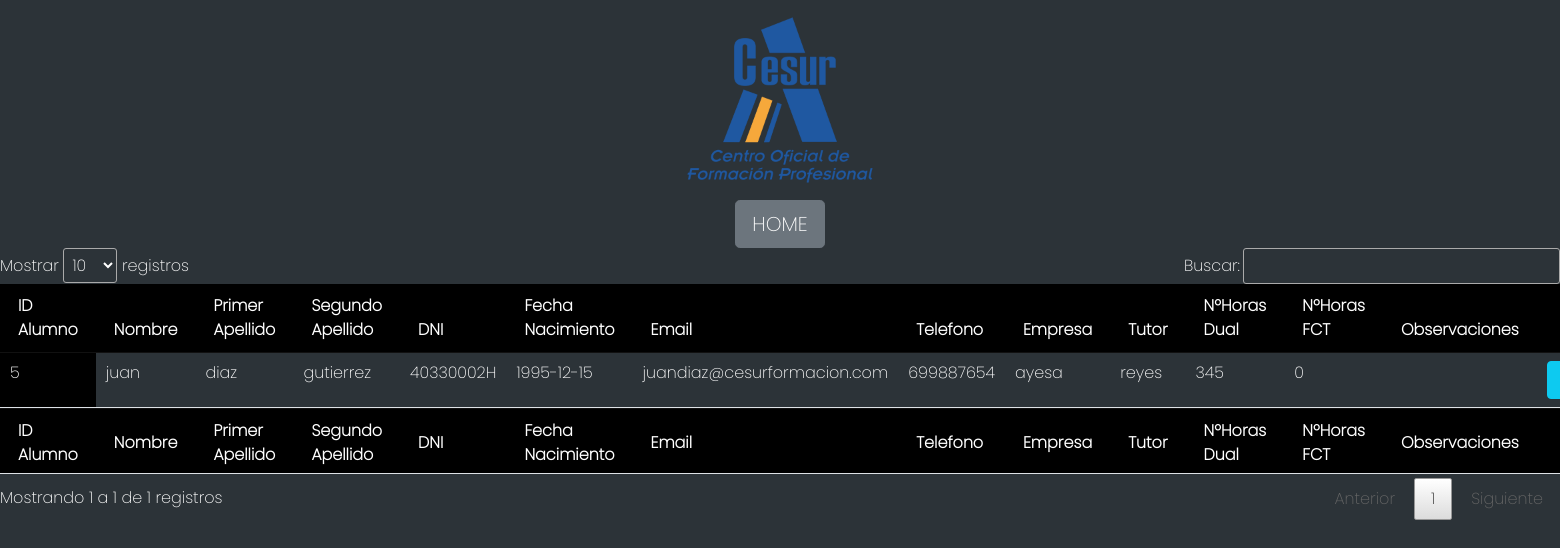
Page /php/mostrar_alumno.php (signed in) on the earlier database version.
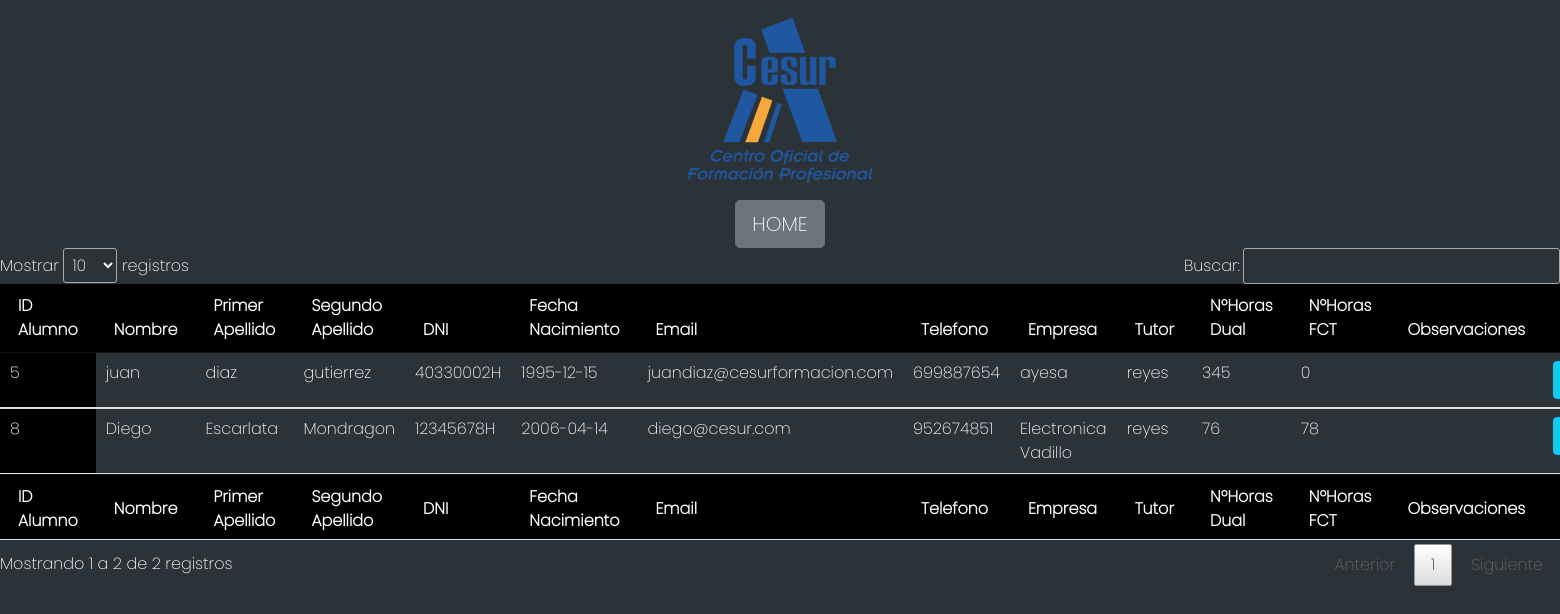
Same page on the later database version.
### tables this page shows
CREATE TABLE `alumno` (
  `ID_Alumno` int NOT NULL AUTO_INCREMENT,
  `Nombre` varchar(20) NOT NULL,
  `Apellido1` varchar(20) NOT NULL,
  `Apellido2` varchar(20) NOT NULL,
  `Contraseña` char(32) NOT NULL,
  `DNI` varchar(9) NOT NULL,
  `Fecha_Nacimiento` date NOT NULL,
  `Email` varchar(64) NOT NULL,
  `Telefono` int NOT NULL,
  `Empresa` varchar(64) NOT NULL,
  `Tutor` varchar(64) NOT NULL,
  `NºHoras_Dual` int NOT NULL,
  `NºHoras_FCT` int NOT NULL,
  `Observaciones` text,
  `rol` int DEFAULT 2,
  PRIMARY KEY (`ID_Alumno`)
);

### php/lib/DB.php (called while the page is built, shortened)
<?php
class DB
{
  private $host="localhost";
  private $user="root";
  private $pass="";
  private $db_name="proyectodual";
  private $port="3307";
  private $conexion;
  private $error=false;
  function __construct()
  {
      $this->conexion = new mysqli($this->host, $this->user, $this->pass, $this->db_name, $this->port);
  }
  function hayError(){
    return $this->error;
  }
  function realizarConsulta($consulta){
    if (!$this->hayError()){
      $resultado = $this->conexion->query($consulta);
      return $resultado;
    } else {
      $this->error_msj="Imposible realizar la consulta: ".$consulta;
      return null;
    }
  }
}
?>

### php/lib/consultas.php (called while the page is built, shortened)
<?php
include 'DB.php';
class consultas extends DB
{
    public function mostraralumno()
    {
        $sql = "SELECT * FROM alumno where Tutor='".$_SESSION['Nombre']."'";
        $resultado = $this->realizarConsulta($sql);
        if ($resultado != null) {
            $tabla = [];
            while ($fila = $resultado->fetch_assoc()) {
                $tabla[] = $fila;
            }
            return $tabla;
        } else {
            return null;
        }
    }
}

### php/mostrar_alumno.php (the view, shortened to what this page needs)
<?php
require 'lib/consultas.php';
$BaseDatos=new consultas();
if ($_SESSION["Rol"] == 0) {
    $resultado=$BaseDatos->mostrarAlumnoAdmin();
}
else {
    $resultado=$BaseDatos->mostraralumno();
}
?>
<!DOCTYPE html>
<html lang="es">
<head>
    <link rel="stylesheet" href="../css/jquery.dataTables.min.css">
    <link rel="stylesheet" href="../css/bootstrap.min.css">
    <link rel="stylesheet" href="../css/local.css">
</head>
<body>
<div class="encabezado">
    <img class="logo" alt="logo" src="../img/CESUR-web.png">
</div>
<div class="text-center">
    <a href="index.php"><input type="button" class="btn btn-secondary btn-lg" value="HOME"></a>
</div>
<div class="tablon">
    <table id="tabla" class='display table'>
        <thead>
            <tr>
                <th> ID Alumno </th>
                <th> Nombre </th>
                <th> Primer Apellido </th>
                <th> Segundo Apellido </th>
                <th> DNI </th>
                <th> Fecha Nacimiento </th>
                <th> Email </th>
                <th> Telefono </th>
                <th> Empresa </th>
                <th> Tutor </th>
                <th> NºHoras Dual </th>
                <th> NºHoras FCT </th>
                <th> Observaciones </th>
                <th> </th>
            </tr>
        </thead>
        <tbody>
<?php
foreach($resultado as $alumno){
    echo "<tr>";
        echo "<td>". $alumno["ID_Alumno"] ."</td>";
        echo "<td>". $alumno["Nombre"]."</td>";
        echo "<td>". $alumno["Apellido1"]."</td>";
        echo "<td>". $alumno["Apellido2"]."</td>";
        echo "<td>". $alumno["DNI"]."</td>";
        echo "<td>". $alumno["Fecha_Nacimiento"]."</td>";
        echo "<td>". $alumno["Email"]."</td>";
        echo "<td>". $alumno["Telefono"]."</td>";
        echo "<td>". $alumno["Empresa"]."</td>";
        echo "<td>". $alumno["Tutor"]."</td>";
        echo "<td>". $alumno["NºHoras_Dual"]."</td>";
        echo "<td>". $alumno["NºHoras_FCT"]."</td>";
        echo "<td>". $alumno["Observaciones"]."</td>";
        echo "<td><a href='modAlumno.php?id=".$alumno["ID_Alumno"]."'><input type='button' class='btn btn-info' value='Modificar'></a></td>";
    echo "</tr>";
}
?>
        </tbody>
        <tfoot>
            <tr>
                <th> ID Alumno </th>
                <th> Nombre </th>
                <th> Primer Apellido </th>
                <th> Segundo Apellido </th>
                <th> DNI </th>
                <th> Fecha Nacimiento </th>
                <th> Email </th>
                <th> Telefono </th>
                <th> Empresa </th>
                <th> Tutor </th>
                <th> NºHoras Dual </th>
                <th> NºHoras FCT </th>
                <th> Observaciones </th>
                <th> </th>
            </tr>
        </tfoot>
    </table>
</div>
</body>
</html>

### css/local.css (style rules this page uses)
body { font-family: 'Poppins', Arial, Helvetica, sans-serif; color: white; background-color: #2c3338; }
th, td { color: white; }
.encabezado { background-color: #2c3338; width: 100%; height: 200px; text-align: center; }
.logo { width: 200px; }
.tablon td { background-color: #2c3338; }
.tablon .sorting_1, .tablon thead, .tablon tfoot { background-color: black !important; }

Differences in the rows shown:
added alumno: ID_Alumno "8", Nombre "Diego", Apellido1 "Escarlata", Apellido2 "Mondragon", DNI "12345678H", Fecha_Nacimiento "2006-04-14", Email "diego@cesur.com", Telefono "952674851", Empresa "Electronica Vadillo", Tutor "reyes", NºHoras_Dual "76", NºHoras_FCT "78"
Other differences:
text written by a page script: "Mostrar registros Buscar: Mostrando 1 a 1 de 1 registros Anterior 1 Siguiente" → "Mostrar registros Buscar: Mostrando 1 a 2 de 2 registros Anterior 1 Siguiente"
